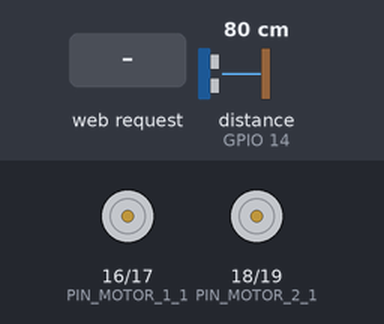
Bench run of a sketch on a simulated ESP32. On the bench: motor-driver pin pairs drawn as motors (green arrow = first pin HIGH = forward, orange = second pin HIGH = backward, longer = more drive). Wiring (inferred from the names in the program): ultrasonic range finder: trigger GPIO 12; echo GPIO 14. Inputs (shaded band) come from the test bench; at power-on: distance to the obstacle (sensor on GPIO 14) 80 cm. The echo pulse lasts 58.3 µs per cm; WiFi joins after 1.5 s; servers stay silent unless stated; storage starts empty; what the sketch prints to the serial monitor is not drawn.

Above: at 2.7 s.
2.8 s: distance to the obstacle (sensor on GPIO 14) set to 56 cm
4.3 s: distance to the obstacle (sensor on GPIO 14) set to 45 cm
At 5.1 s:
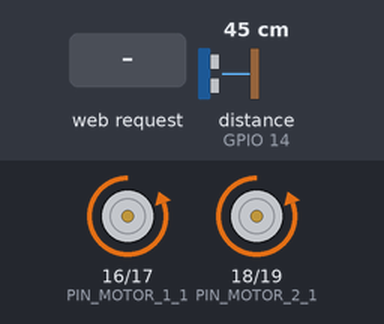
7.3 s: HTTP request GET /forward received
At 7.8 s:
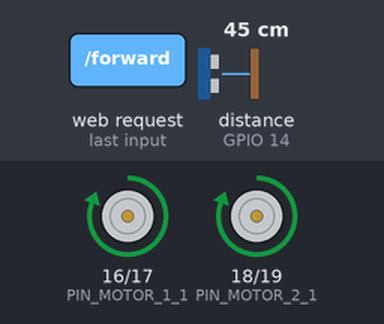
10.3 s: HTTP request GET /right received
13.3 s: distance to the obstacle (sensor on GPIO 14) set to 60 cm
At 13.8 s:
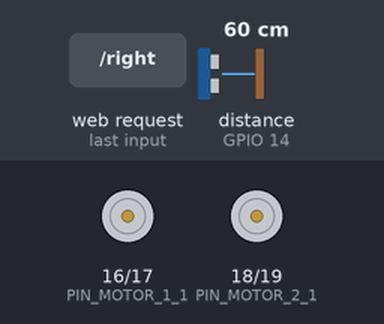
14.8 s: distance to the obstacle (sensor on GPIO 14) set to 2 cm
At 15.96 s:
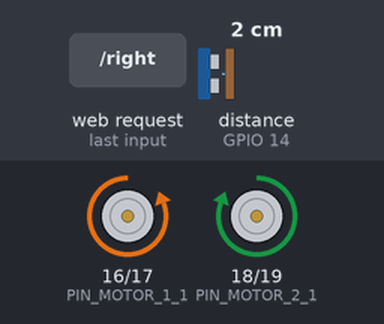
Timing chart, 0 to 18.8 s (numbered marks = the images above; inputs shaded):
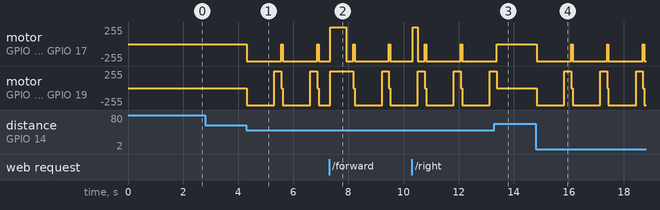

The sketch:

clase10_servidor_async_con_movimientos_v2.ino
```cpp
#include <WiFi.h>
#include "ESPAsyncWebServer.h"
#include "LittleFS.h"

// Credenciales WiFi
const char* ssid = "RedRobotica24";
const char* password = "";

// Pines Sensor Ultrasonido
const int PIN_DISPARO = 12;
const int PIN_ECO = 14;

// Pines Puente H (Motores)
const int PIN_MOTOR_1_1 = 16;
const int PIN_MOTOR_1_2 = 17;
const int PIN_MOTOR_2_1 = 18;
const int PIN_MOTOR_2_2 = 19;

// Configuracion de IP Estatica
IPAddress ipLocal(192, 168, 0, 100);
IPAddress puertaEnlace(192, 168, 0, 1);
IPAddress mascaraSubred(255, 255, 255, 0);
IPAddress dns(192, 168, 0, 1);

// Variable para la distancia del sensor
float distancia;

// Instancia del servidor web asíncrono en el puerto 80
AsyncWebServer server(80);

// Declaración de funciones de movimiento (prototipos)
void moverAdelante();
void moverAtras();
void girarIzquierda();
void girarDerecha();
void detenerMotores();
float leerDistancia();

void setup() {
  Serial.begin(115200);

  // Configuración de pines del sensor y Puente H
  pinMode(PIN_DISPARO, OUTPUT);
  pinMode(PIN_ECO, INPUT);

  pinMode(PIN_MOTOR_1_1, OUTPUT);
  pinMode(PIN_MOTOR_1_2, OUTPUT);
  pinMode(PIN_MOTOR_2_1, OUTPUT);
  pinMode(PIN_MOTOR_2_2, OUTPUT);

  detenerMotores(); // Aseguramos que empiece quieto

  // Inicializar LittleFS
  Serial.println("Inicializando LittleFS...");
  if (!LittleFS.begin(true)) {
    Serial.println("ERROR: Fallo al montar LittleFS");
    return;
  }
  Serial.println("LittleFS montado correctamente.");

  Serial.println("\n--- Iniciando Configuración de Red ---");
  if (!WiFi.config(ipLocal, puertaEnlace, mascaraSubred, dns)) {
    Serial.println("ERROR: ¡Error al aplicar la configuración de IP fija!");
  } else {
    Serial.println("Configuración de IP fija aplicada correctamente.");
  }

  Serial.print("Conectando a la red: ");
  Serial.println(ssid);
  WiFi.begin(ssid, password);

  int retries = 0;
  while (WiFi.status() != WL_CONNECTED && retries < 20) {
    delay(500);
    Serial.print(".");
    retries++;
  }

  if (WiFi.status() == WL_CONNECTED) {
    Serial.println("\n¡WiFi conectado exitosamente!");
    Serial.print("Dirección IP asignada: ");
    Serial.println(WiFi.localIP());

    // --- RUTAS ASÍNCRONAS ---
    // Ruta raíz - index.html desde Little fs
    server.on("/", HTTP_GET, [](AsyncWebServerRequest *request) {
      request->send(LittleFS, "/index.html", "text/html");
    });

    // Ruta para los estilos CSS
    server.on("/style.css", HTTP_GET, [](AsyncWebServerRequest *request) {
      if (LittleFS.exists("/style.css")) {
        request->send(LittleFS, "/style.css", "text/css");
      } else {
        request->send(404, "text/plain", "style.css no encontrado");
      }
    });

    // Rutas de Control de Movimiento
    server.on("/forward", HTTP_GET, [](AsyncWebServerRequest *request) {
      Serial.println("Robot Web: Adelante");
      moverAdelante();
      request->send(200, "text/plain", "Avanzando...");
    });

    server.on("/backward", HTTP_GET, [](AsyncWebServerRequest *request) {
      Serial.println("Robot Web: Atrás");
      moverAtras();
      request->send(200, "text/plain", "Retrocediendo...");
    });

    server.on("/left", HTTP_GET, [](AsyncWebServerRequest *request) {
      Serial.println("Robot Web: Izquierda");
      girarIzquierda();
      request->send(200, "text/plain", "Girando a la Izquierda");
    });

    server.on("/right", HTTP_GET, [](AsyncWebServerRequest *request) {
      Serial.println("Robot Web: Derecha");
      girarDerecha();
      request->send(200, "text/plain", "Girando a la Derecha");
    });

    server.on("/stop", HTTP_GET, [](AsyncWebServerRequest *request) {
      Serial.println("Robot Web: STOP");
      detenerMotores();
      request->send(200, "text/plain", "Detenido");
    });

    // Ruta para devolver el valor numérico de la distancia
    server.on("/distancia", HTTP_GET, [](AsyncWebServerRequest *request) {
      request->send(200, "text/plain", String(distancia, 2));
    });

    // Manejo de error 404
    server.onNotFound([](AsyncWebServerRequest *request) {
      request->send(404, "text/plain", "No encontrado");
    });

    server.begin();
    Serial.println("Servidor HTTP Async iniciado.");
  } else {
    Serial.println("\n¡No se pudo conectar a WiFi!");
  }
}

void loop() {

  // Sistema de seguridad autónoma con el sensor ultrasónico
  distancia = leerDistancia();

  // Si detecta un obstáculo a menos de 50cm, retrocede y desvía
  if (distancia > 0 && distancia <= 50) {
    Serial.print("¡Obstáculo detectado a ");
    Serial.print(distancia);
    Serial.println(" cm!");

    moverAtras();
    delay(1000);
    girarIzquierda();
    delay(250);
    detenerMotores();
  }

  delay(50);
}

// --- FUNCIONES DE MOVIMIENTO ---

void moverAdelante() {
  digitalWrite(PIN_MOTOR_1_1, HIGH);
  digitalWrite(PIN_MOTOR_1_2, LOW);
  digitalWrite(PIN_MOTOR_2_1, HIGH);
  digitalWrite(PIN_MOTOR_2_2, LOW);
}

void moverAtras() {
  digitalWrite(PIN_MOTOR_1_1, LOW);
  digitalWrite(PIN_MOTOR_1_2, HIGH);
  digitalWrite(PIN_MOTOR_2_1, LOW);
  digitalWrite(PIN_MOTOR_2_2, HIGH);
}

void girarIzquierda() {
  digitalWrite(PIN_MOTOR_1_1, LOW);
  digitalWrite(PIN_MOTOR_1_2, HIGH);
  digitalWrite(PIN_MOTOR_2_1, HIGH);
  digitalWrite(PIN_MOTOR_2_2, LOW);
}

void girarDerecha() {
  digitalWrite(PIN_MOTOR_1_1, HIGH);
  digitalWrite(PIN_MOTOR_1_2, LOW);
  digitalWrite(PIN_MOTOR_2_1, LOW);
  digitalWrite(PIN_MOTOR_2_2, HIGH);
}

void detenerMotores() {
  digitalWrite(PIN_MOTOR_1_1, LOW);
  digitalWrite(PIN_MOTOR_1_2, LOW);
  digitalWrite(PIN_MOTOR_2_1, LOW);
  digitalWrite(PIN_MOTOR_2_2, LOW);
}

// --- FUNCIÓN SENSOR ---
float leerDistancia() {
  digitalWrite(PIN_DISPARO, LOW);
  delayMicroseconds(2);
  digitalWrite(PIN_DISPARO, HIGH);
  delayMicroseconds(10);
  digitalWrite(PIN_DISPARO, LOW);

  long tiempo = pulseIn(PIN_ECO, HIGH, 30000); // Timeout de 30ms
  float d = tiempo / 58.3;
  return d;
}
```

Measured:
- the behaviour switches between 51 and 50 cm on distance to the obstacle (sensor on GPIO 14) (found by bisection; images 0 and 1)
- after the input at 2.8 s, every drawn part: stays the same
- after the input at 4.3 s, motor on GPIO 16 (PIN_MOTOR_1_1) / GPIO 17 (PIN_MOTOR_1_2): stopped → backward 255/255 at once; motor on GPIO 18 (PIN_MOTOR_2_1) / GPIO 19 (PIN_MOTOR_2_2): alternates forward 255/255 for 0.25 s and backward 255/255 for 1.0 s, starting at once
- after the input at 13.3 s, motor on GPIO 16 (PIN_MOTOR_1_1) / GPIO 17 (PIN_MOTOR_1_2), motor on GPIO 18 (PIN_MOTOR_2_1) / GPIO 19 (PIN_MOTOR_2_2): goes on until 13.4 s, then stays stopped
- after the input at 14.8 s, motor on GPIO 16 (PIN_MOTOR_1_1) / GPIO 17 (PIN_MOTOR_1_2): stopped → backward 255/255 at once; motor on GPIO 18 (PIN_MOTOR_2_1) / GPIO 19 (PIN_MOTOR_2_2): stopped → backward 255/255 at once, then repeats every 1.3 s: forward 255/255 0.25 s, stopped 0.05 s, backward 255/255 1.0 s
